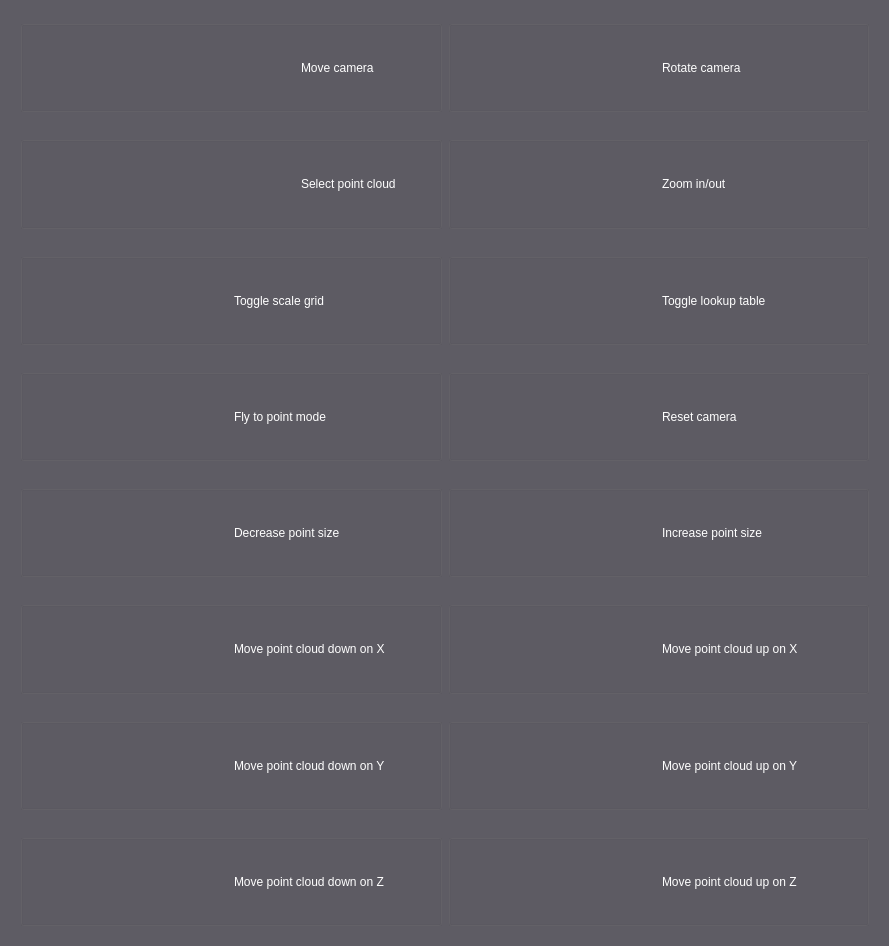
<?xml version="1.0" encoding="UTF-8"?>
<ui version="4.0">
 <class>HelpDialogBox</class>
 <widget class="QDialog" name="HelpDialogBox">
  <property name="geometry">
   <rect>
    <x>0</x>
    <y>0</y>
    <width>889</width>
    <height>946</height>
   </rect>
  </property>
  <property name="palette">
   <palette>
    <active>
     <colorrole role="WindowText">
      <brush brushstyle="SolidPattern">
       <color alpha="255">
        <red>255</red>
        <green>255</green>
        <blue>255</blue>
       </color>
      </brush>
     </colorrole>
     <colorrole role="Button">
      <brush brushstyle="SolidPattern">
       <color alpha="255">
        <red>94</red>
        <green>92</green>
        <blue>100</blue>
       </color>
      </brush>
     </colorrole>
     <colorrole role="Light">
      <brush brushstyle="SolidPattern">
       <color alpha="255">
        <red>141</red>
        <green>138</green>
        <blue>150</blue>
       </color>
      </brush>
     </colorrole>
     <colorrole role="Midlight">
      <brush brushstyle="SolidPattern">
       <color alpha="255">
        <red>117</red>
        <green>115</green>
        <blue>125</blue>
       </color>
      </brush>
     </colorrole>
     <colorrole role="Dark">
      <brush brushstyle="SolidPattern">
       <color alpha="255">
        <red>47</red>
        <green>46</green>
        <blue>50</blue>
       </color>
      </brush>
     </colorrole>
     <colorrole role="Mid">
      <brush brushstyle="SolidPattern">
       <color alpha="255">
        <red>63</red>
        <green>61</green>
        <blue>67</blue>
       </color>
      </brush>
     </colorrole>
     <colorrole role="Text">
      <brush brushstyle="SolidPattern">
       <color alpha="255">
        <red>255</red>
        <green>255</green>
        <blue>255</blue>
       </color>
      </brush>
     </colorrole>
     <colorrole role="BrightText">
      <brush brushstyle="SolidPattern">
       <color alpha="255">
        <red>255</red>
        <green>255</green>
        <blue>255</blue>
       </color>
      </brush>
     </colorrole>
     <colorrole role="ButtonText">
      <brush brushstyle="SolidPattern">
       <color alpha="255">
        <red>255</red>
        <green>255</green>
        <blue>255</blue>
       </color>
      </brush>
     </colorrole>
     <colorrole role="Base">
      <brush brushstyle="SolidPattern">
       <color alpha="255">
        <red>0</red>
        <green>0</green>
        <blue>0</blue>
       </color>
      </brush>
     </colorrole>
     <colorrole role="Window">
      <brush brushstyle="SolidPattern">
       <color alpha="255">
        <red>94</red>
        <green>92</green>
        <blue>100</blue>
       </color>
      </brush>
     </colorrole>
     <colorrole role="Shadow">
      <brush brushstyle="SolidPattern">
       <color alpha="255">
        <red>0</red>
        <green>0</green>
        <blue>0</blue>
       </color>
      </brush>
     </colorrole>
     <colorrole role="AlternateBase">
      <brush brushstyle="SolidPattern">
       <color alpha="255">
        <red>47</red>
        <green>46</green>
        <blue>50</blue>
       </color>
      </brush>
     </colorrole>
     <colorrole role="ToolTipBase">
      <brush brushstyle="SolidPattern">
       <color alpha="255">
        <red>255</red>
        <green>255</green>
        <blue>220</blue>
       </color>
      </brush>
     </colorrole>
     <colorrole role="ToolTipText">
      <brush brushstyle="SolidPattern">
       <color alpha="255">
        <red>0</red>
        <green>0</green>
        <blue>0</blue>
       </color>
      </brush>
     </colorrole>
     <colorrole role="PlaceholderText">
      <brush brushstyle="SolidPattern">
       <color alpha="127">
        <red>255</red>
        <green>255</green>
        <blue>255</blue>
       </color>
      </brush>
     </colorrole>
    </active>
    <inactive>
     <colorrole role="WindowText">
      <brush brushstyle="SolidPattern">
       <color alpha="255">
        <red>255</red>
        <green>255</green>
        <blue>255</blue>
       </color>
      </brush>
     </colorrole>
     <colorrole role="Button">
      <brush brushstyle="SolidPattern">
       <color alpha="255">
        <red>94</red>
        <green>92</green>
        <blue>100</blue>
       </color>
      </brush>
     </colorrole>
     <colorrole role="Light">
      <brush brushstyle="SolidPattern">
       <color alpha="255">
        <red>141</red>
        <green>138</green>
        <blue>150</blue>
       </color>
      </brush>
     </colorrole>
     <colorrole role="Midlight">
      <brush brushstyle="SolidPattern">
       <color alpha="255">
        <red>117</red>
        <green>115</green>
        <blue>125</blue>
       </color>
      </brush>
     </colorrole>
     <colorrole role="Dark">
      <brush brushstyle="SolidPattern">
       <color alpha="255">
        <red>47</red>
        <green>46</green>
        <blue>50</blue>
       </color>
      </brush>
     </colorrole>
     <colorrole role="Mid">
      <brush brushstyle="SolidPattern">
       <color alpha="255">
        <red>63</red>
        <green>61</green>
        <blue>67</blue>
       </color>
      </brush>
     </colorrole>
     <colorrole role="Text">
      <brush brushstyle="SolidPattern">
       <color alpha="255">
        <red>255</red>
        <green>255</green>
        <blue>255</blue>
       </color>
      </brush>
     </colorrole>
     <colorrole role="BrightText">
      <brush brushstyle="SolidPattern">
       <color alpha="255">
        <red>255</red>
        <green>255</green>
        <blue>255</blue>
       </color>
      </brush>
     </colorrole>
     <colorrole role="ButtonText">
      <brush brushstyle="SolidPattern">
       <color alpha="255">
        <red>255</red>
        <green>255</green>
        <blue>255</blue>
       </color>
      </brush>
     </colorrole>
     <colorrole role="Base">
      <brush brushstyle="SolidPattern">
       <color alpha="255">
        <red>0</red>
        <green>0</green>
        <blue>0</blue>
       </color>
      </brush>
     </colorrole>
     <colorrole role="Window">
      <brush brushstyle="SolidPattern">
       <color alpha="255">
        <red>94</red>
        <green>92</green>
        <blue>100</blue>
       </color>
      </brush>
     </colorrole>
     <colorrole role="Shadow">
      <brush brushstyle="SolidPattern">
       <color alpha="255">
        <red>0</red>
        <green>0</green>
        <blue>0</blue>
       </color>
      </brush>
     </colorrole>
     <colorrole role="AlternateBase">
      <brush brushstyle="SolidPattern">
       <color alpha="255">
        <red>47</red>
        <green>46</green>
        <blue>50</blue>
       </color>
      </brush>
     </colorrole>
     <colorrole role="ToolTipBase">
      <brush brushstyle="SolidPattern">
       <color alpha="255">
        <red>255</red>
        <green>255</green>
        <blue>220</blue>
       </color>
      </brush>
     </colorrole>
     <colorrole role="ToolTipText">
      <brush brushstyle="SolidPattern">
       <color alpha="255">
        <red>0</red>
        <green>0</green>
        <blue>0</blue>
       </color>
      </brush>
     </colorrole>
     <colorrole role="PlaceholderText">
      <brush brushstyle="SolidPattern">
       <color alpha="127">
        <red>255</red>
        <green>255</green>
        <blue>255</blue>
       </color>
      </brush>
     </colorrole>
    </inactive>
    <disabled>
     <colorrole role="WindowText">
      <brush brushstyle="SolidPattern">
       <color alpha="255">
        <red>47</red>
        <green>46</green>
        <blue>50</blue>
       </color>
      </brush>
     </colorrole>
     <colorrole role="Button">
      <brush brushstyle="SolidPattern">
       <color alpha="255">
        <red>94</red>
        <green>92</green>
        <blue>100</blue>
       </color>
      </brush>
     </colorrole>
     <colorrole role="Light">
      <brush brushstyle="SolidPattern">
       <color alpha="255">
        <red>141</red>
        <green>138</green>
        <blue>150</blue>
       </color>
      </brush>
     </colorrole>
     <colorrole role="Midlight">
      <brush brushstyle="SolidPattern">
       <color alpha="255">
        <red>117</red>
        <green>115</green>
        <blue>125</blue>
       </color>
      </brush>
     </colorrole>
     <colorrole role="Dark">
      <brush brushstyle="SolidPattern">
       <color alpha="255">
        <red>47</red>
        <green>46</green>
        <blue>50</blue>
       </color>
      </brush>
     </colorrole>
     <colorrole role="Mid">
      <brush brushstyle="SolidPattern">
       <color alpha="255">
        <red>63</red>
        <green>61</green>
        <blue>67</blue>
       </color>
      </brush>
     </colorrole>
     <colorrole role="Text">
      <brush brushstyle="SolidPattern">
       <color alpha="255">
        <red>47</red>
        <green>46</green>
        <blue>50</blue>
       </color>
      </brush>
     </colorrole>
     <colorrole role="BrightText">
      <brush brushstyle="SolidPattern">
       <color alpha="255">
        <red>255</red>
        <green>255</green>
        <blue>255</blue>
       </color>
      </brush>
     </colorrole>
     <colorrole role="ButtonText">
      <brush brushstyle="SolidPattern">
       <color alpha="255">
        <red>47</red>
        <green>46</green>
        <blue>50</blue>
       </color>
      </brush>
     </colorrole>
     <colorrole role="Base">
      <brush brushstyle="SolidPattern">
       <color alpha="255">
        <red>94</red>
        <green>92</green>
        <blue>100</blue>
       </color>
      </brush>
     </colorrole>
     <colorrole role="Window">
      <brush brushstyle="SolidPattern">
       <color alpha="255">
        <red>94</red>
        <green>92</green>
        <blue>100</blue>
       </color>
      </brush>
     </colorrole>
     <colorrole role="Shadow">
      <brush brushstyle="SolidPattern">
       <color alpha="255">
        <red>0</red>
        <green>0</green>
        <blue>0</blue>
       </color>
      </brush>
     </colorrole>
     <colorrole role="AlternateBase">
      <brush brushstyle="SolidPattern">
       <color alpha="255">
        <red>94</red>
        <green>92</green>
        <blue>100</blue>
       </color>
      </brush>
     </colorrole>
     <colorrole role="ToolTipBase">
      <brush brushstyle="SolidPattern">
       <color alpha="255">
        <red>255</red>
        <green>255</green>
        <blue>220</blue>
       </color>
      </brush>
     </colorrole>
     <colorrole role="ToolTipText">
      <brush brushstyle="SolidPattern">
       <color alpha="255">
        <red>0</red>
        <green>0</green>
        <blue>0</blue>
       </color>
      </brush>
     </colorrole>
     <colorrole role="PlaceholderText">
      <brush brushstyle="SolidPattern">
       <color alpha="127">
        <red>47</red>
        <green>46</green>
        <blue>50</blue>
       </color>
      </brush>
     </colorrole>
    </disabled>
   </palette>
  </property>
  <property name="windowTitle">
   <string>Dialog</string>
  </property>
  <layout class="QVBoxLayout" name="verticalLayout">
   <item>
    <widget class="QWidget" name="widget" native="true">
     <property name="sizePolicy">
      <sizepolicy hsizetype="Expanding" vsizetype="Expanding">
       <horstretch>1</horstretch>
       <verstretch>0</verstretch>
      </sizepolicy>
     </property>
     <property name="minimumSize">
      <size>
       <width>0</width>
       <height>0</height>
      </size>
     </property>
     <layout class="QHBoxLayout" name="horizontalLayout_16">
      <item>
       <widget class="QGroupBox" name="groupBox_2">
        <property name="title">
         <string/>
        </property>
        <property name="alignment">
         <set>Qt::AlignmentFlag::AlignCenter</set>
        </property>
        <layout class="QHBoxLayout" name="horizontalLayout_2">
         <item>
          <widget class="AutoScalingLabel" name="moveCamShift">
           <property name="text">
            <string/>
           </property>
           <property name="scaledContents">
            <bool>false</bool>
           </property>
          </widget>
         </item>
         <item>
          <widget class="AutoScalingLabel" name="moveCamDrag">
           <property name="text">
            <string/>
           </property>
           <property name="scaledContents">
            <bool>false</bool>
           </property>
          </widget>
         </item>
         <item>
          <widget class="QLabel" name="label_4">
           <property name="text">
            <string>Move camera</string>
           </property>
          </widget>
         </item>
        </layout>
       </widget>
      </item>
      <item>
       <widget class="QGroupBox" name="groupBox">
        <property name="sizePolicy">
         <sizepolicy hsizetype="Preferred" vsizetype="Preferred">
          <horstretch>0</horstretch>
          <verstretch>0</verstretch>
         </sizepolicy>
        </property>
        <layout class="QHBoxLayout" name="horizontalLayout">
         <item>
          <widget class="AutoScalingLabel" name="rotCamDrag">
           <property name="text">
            <string/>
           </property>
           <property name="scaledContents">
            <bool>false</bool>
           </property>
          </widget>
         </item>
         <item>
          <widget class="QLabel" name="label">
           <property name="text">
            <string>Rotate camera</string>
           </property>
           <property name="scaledContents">
            <bool>true</bool>
           </property>
          </widget>
         </item>
        </layout>
       </widget>
      </item>
     </layout>
    </widget>
   </item>
   <item>
    <widget class="QWidget" name="widget_3" native="true">
     <property name="sizePolicy">
      <sizepolicy hsizetype="Expanding" vsizetype="Expanding">
       <horstretch>1</horstretch>
       <verstretch>0</verstretch>
      </sizepolicy>
     </property>
     <property name="minimumSize">
      <size>
       <width>60</width>
       <height>60</height>
      </size>
     </property>
     <layout class="QHBoxLayout" name="horizontalLayout_17">
      <item>
       <widget class="QGroupBox" name="groupBox_3">
        <property name="title">
         <string/>
        </property>
        <layout class="QHBoxLayout" name="horizontalLayout_3">
         <item>
          <widget class="AutoScalingLabel" name="selShift">
           <property name="text">
            <string/>
           </property>
          </widget>
         </item>
         <item>
          <widget class="AutoScalingLabel" name="selLeftClick">
           <property name="text">
            <string/>
           </property>
          </widget>
         </item>
         <item>
          <widget class="QLabel" name="label_5">
           <property name="text">
            <string>Select point cloud</string>
           </property>
          </widget>
         </item>
        </layout>
       </widget>
      </item>
      <item>
       <widget class="QGroupBox" name="groupBox_4">
        <property name="title">
         <string/>
        </property>
        <layout class="QHBoxLayout" name="horizontalLayout_4">
         <item>
          <widget class="AutoScalingLabel" name="zoomScroll">
           <property name="text">
            <string/>
           </property>
          </widget>
         </item>
         <item>
          <widget class="QLabel" name="label_3">
           <property name="text">
            <string>Zoom in/out</string>
           </property>
          </widget>
         </item>
        </layout>
       </widget>
      </item>
     </layout>
    </widget>
   </item>
   <item>
    <widget class="QWidget" name="widget_2" native="true">
     <property name="sizePolicy">
      <sizepolicy hsizetype="Expanding" vsizetype="Expanding">
       <horstretch>1</horstretch>
       <verstretch>0</verstretch>
      </sizepolicy>
     </property>
     <property name="minimumSize">
      <size>
       <width>60</width>
       <height>60</height>
      </size>
     </property>
     <layout class="QHBoxLayout" name="horizontalLayout_18">
      <item>
       <widget class="QGroupBox" name="groupBox_15">
        <property name="title">
         <string/>
        </property>
        <layout class="QHBoxLayout" name="horizontalLayout_14">
         <item>
          <widget class="AutoScalingLabel" name="displayGrid">
           <property name="text">
            <string/>
           </property>
          </widget>
         </item>
         <item>
          <widget class="QLabel" name="label_9">
           <property name="text">
            <string>Toggle scale grid</string>
           </property>
          </widget>
         </item>
        </layout>
       </widget>
      </item>
      <item>
       <widget class="QGroupBox" name="groupBox_14">
        <property name="title">
         <string/>
        </property>
        <layout class="QHBoxLayout" name="horizontalLayout_15">
         <item>
          <widget class="AutoScalingLabel" name="displayLookUp">
           <property name="text">
            <string/>
           </property>
          </widget>
         </item>
         <item>
          <widget class="QLabel" name="label_17">
           <property name="text">
            <string>Toggle lookup table</string>
           </property>
          </widget>
         </item>
        </layout>
       </widget>
      </item>
     </layout>
    </widget>
   </item>
   <item>
    <widget class="QWidget" name="widget_8" native="true">
     <property name="sizePolicy">
      <sizepolicy hsizetype="Expanding" vsizetype="Expanding">
       <horstretch>1</horstretch>
       <verstretch>0</verstretch>
      </sizepolicy>
     </property>
     <property name="minimumSize">
      <size>
       <width>60</width>
       <height>60</height>
      </size>
     </property>
     <layout class="QHBoxLayout" name="horizontalLayout_23">
      <item>
       <widget class="QGroupBox" name="groupBox_11">
        <property name="title">
         <string/>
        </property>
        <layout class="QHBoxLayout" name="horizontalLayout_11">
         <item>
          <widget class="AutoScalingLabel" name="flyP">
           <property name="text">
            <string/>
           </property>
          </widget>
         </item>
         <item>
          <widget class="QLabel" name="label_8">
           <property name="text">
            <string>Fly to point mode</string>
           </property>
          </widget>
         </item>
        </layout>
       </widget>
      </item>
      <item>
       <widget class="QGroupBox" name="groupBox_16">
        <property name="title">
         <string/>
        </property>
        <layout class="QHBoxLayout" name="horizontalLayout_24">
         <item>
          <widget class="AutoScalingLabel" name="camReset">
           <property name="text">
            <string/>
           </property>
          </widget>
         </item>
         <item>
          <widget class="QLabel" name="label_15">
           <property name="text">
            <string>Reset camera</string>
           </property>
          </widget>
         </item>
        </layout>
       </widget>
      </item>
     </layout>
    </widget>
   </item>
   <item>
    <widget class="QWidget" name="widget_4" native="true">
     <property name="sizePolicy">
      <sizepolicy hsizetype="Expanding" vsizetype="Expanding">
       <horstretch>1</horstretch>
       <verstretch>0</verstretch>
      </sizepolicy>
     </property>
     <property name="minimumSize">
      <size>
       <width>60</width>
       <height>60</height>
      </size>
     </property>
     <layout class="QHBoxLayout" name="horizontalLayout_19">
      <item>
       <widget class="QGroupBox" name="groupBox_12">
        <property name="title">
         <string/>
        </property>
        <layout class="QHBoxLayout" name="horizontalLayout_12">
         <item>
          <widget class="AutoScalingLabel" name="decPointSize">
           <property name="text">
            <string/>
           </property>
          </widget>
         </item>
         <item>
          <widget class="QLabel" name="label_13">
           <property name="text">
            <string>Decrease point size</string>
           </property>
          </widget>
         </item>
        </layout>
       </widget>
      </item>
      <item>
       <widget class="QGroupBox" name="groupBox_13">
        <property name="title">
         <string/>
        </property>
        <layout class="QHBoxLayout" name="horizontalLayout_13">
         <item>
          <widget class="AutoScalingLabel" name="incPointSize">
           <property name="text">
            <string/>
           </property>
          </widget>
         </item>
         <item>
          <widget class="QLabel" name="label_6">
           <property name="text">
            <string>Increase point size</string>
           </property>
          </widget>
         </item>
        </layout>
       </widget>
      </item>
     </layout>
    </widget>
   </item>
   <item>
    <widget class="QWidget" name="widget_5" native="true">
     <property name="sizePolicy">
      <sizepolicy hsizetype="Expanding" vsizetype="Expanding">
       <horstretch>1</horstretch>
       <verstretch>0</verstretch>
      </sizepolicy>
     </property>
     <property name="minimumSize">
      <size>
       <width>60</width>
       <height>60</height>
      </size>
     </property>
     <layout class="QHBoxLayout" name="horizontalLayout_20">
      <item>
       <widget class="QGroupBox" name="groupBox_6">
        <property name="title">
         <string/>
        </property>
        <layout class="QHBoxLayout" name="horizontalLayout_7">
         <item>
          <widget class="AutoScalingLabel" name="movDX">
           <property name="text">
            <string/>
           </property>
          </widget>
         </item>
         <item>
          <widget class="QLabel" name="label_12">
           <property name="text">
            <string>Move point cloud down on X</string>
           </property>
          </widget>
         </item>
        </layout>
       </widget>
      </item>
      <item>
       <widget class="QGroupBox" name="groupBox_9">
        <property name="sizePolicy">
         <sizepolicy hsizetype="Preferred" vsizetype="Preferred">
          <horstretch>0</horstretch>
          <verstretch>0</verstretch>
         </sizepolicy>
        </property>
        <property name="title">
         <string/>
        </property>
        <layout class="QHBoxLayout" name="horizontalLayout_10">
         <item>
          <widget class="AutoScalingLabel" name="movUX">
           <property name="text">
            <string/>
           </property>
          </widget>
         </item>
         <item>
          <widget class="QLabel" name="label_2">
           <property name="text">
            <string>Move point cloud up on X</string>
           </property>
          </widget>
         </item>
        </layout>
       </widget>
      </item>
     </layout>
    </widget>
   </item>
   <item>
    <widget class="QWidget" name="widget_6" native="true">
     <property name="sizePolicy">
      <sizepolicy hsizetype="Expanding" vsizetype="Expanding">
       <horstretch>1</horstretch>
       <verstretch>0</verstretch>
      </sizepolicy>
     </property>
     <property name="minimumSize">
      <size>
       <width>60</width>
       <height>60</height>
      </size>
     </property>
     <layout class="QHBoxLayout" name="horizontalLayout_21">
      <item>
       <widget class="QGroupBox" name="groupBox_7">
        <property name="title">
         <string/>
        </property>
        <layout class="QHBoxLayout" name="horizontalLayout_8">
         <item>
          <widget class="AutoScalingLabel" name="movDY">
           <property name="text">
            <string/>
           </property>
          </widget>
         </item>
         <item>
          <widget class="QLabel" name="label_14">
           <property name="text">
            <string>Move point cloud down on Y</string>
           </property>
          </widget>
         </item>
        </layout>
       </widget>
      </item>
      <item>
       <widget class="QGroupBox" name="groupBox_10">
        <property name="sizePolicy">
         <sizepolicy hsizetype="Preferred" vsizetype="Preferred">
          <horstretch>0</horstretch>
          <verstretch>0</verstretch>
         </sizepolicy>
        </property>
        <property name="title">
         <string/>
        </property>
        <layout class="QHBoxLayout" name="horizontalLayout_5">
         <item>
          <widget class="AutoScalingLabel" name="movUY">
           <property name="text">
            <string/>
           </property>
          </widget>
         </item>
         <item>
          <widget class="QLabel" name="label_7">
           <property name="text">
            <string>Move point cloud up on Y</string>
           </property>
          </widget>
         </item>
        </layout>
       </widget>
      </item>
     </layout>
    </widget>
   </item>
   <item>
    <widget class="QWidget" name="widget_7" native="true">
     <property name="sizePolicy">
      <sizepolicy hsizetype="Expanding" vsizetype="Expanding">
       <horstretch>1</horstretch>
       <verstretch>0</verstretch>
      </sizepolicy>
     </property>
     <property name="minimumSize">
      <size>
       <width>60</width>
       <height>60</height>
      </size>
     </property>
     <layout class="QHBoxLayout" name="horizontalLayout_22">
      <item>
       <widget class="QGroupBox" name="groupBox_8">
        <property name="title">
         <string/>
        </property>
        <layout class="QHBoxLayout" name="horizontalLayout_9">
         <item>
          <widget class="AutoScalingLabel" name="movDZ">
           <property name="text">
            <string/>
           </property>
          </widget>
         </item>
         <item>
          <widget class="QLabel" name="label_16">
           <property name="text">
            <string>Move point cloud down on Z</string>
           </property>
          </widget>
         </item>
        </layout>
       </widget>
      </item>
      <item>
       <widget class="QGroupBox" name="groupBox_5">
        <property name="title">
         <string/>
        </property>
        <layout class="QHBoxLayout" name="horizontalLayout_6">
         <item>
          <widget class="AutoScalingLabel" name="movUZ">
           <property name="text">
            <string/>
           </property>
          </widget>
         </item>
         <item>
          <widget class="QLabel" name="label_10">
           <property name="text">
            <string>Move point cloud up on Z</string>
           </property>
          </widget>
         </item>
        </layout>
       </widget>
      </item>
     </layout>
    </widget>
   </item>
  </layout>
 </widget>
 <customwidgets>
  <customwidget>
   <class>AutoScalingLabel</class>
   <extends>QLabel</extends>
   <header>HelpDialogBox.h</header>
  </customwidget>
 </customwidgets>
 <resources/>
 <connections/>
</ui>
